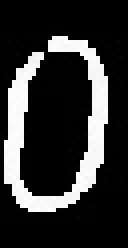
#> input picture pyQt5/cimg_1_1.jpg, 32 x 62 px (shown 4 times larger)
$ python '灰度三维图.py'
#> lines starting #> are read from the running program, lines starting #| are printed output that depends on the picture
import numpy as np
import cv2
import matplotlib.pyplot as plt
from mpl_toolkits.mplot3d import Axes3D

img = cv2.imread('cimg_1_1.jpg',cv2.IMREAD_GRAYSCALE)
#> img is the input picture: shape (62, 32); min 0, max 255, mean 49.8
def Calu(x,y):
    global img
    return img[x,y]
fig=plt.figure()
ax=Axes3D(fig)
x,y=img.shape
#> x = 62; y = 32
x=np.arange(0,x,1)
#> x = 62 values from 0 to 61
y=np.arange(0,y,1)
#> y = 32 values from 0 to 31
x,y=np.meshgrid(x,y)
# z=np.sin(x+y)
z=Calu(x,y)
#> in Calu, `return img[x,y]`:
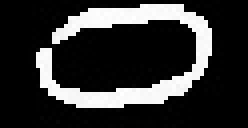
#> returned value: shape (32, 62) (shown 4 times larger); min 0, max 255, mean 49.8
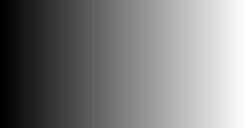
#> x: shape (32, 62) int64 (shown 4 times larger); min 0, max 61, mean 30.5; drawn with min black and max white
#高度
ax.plot_surface(x,y,z,rstride=1,cstride=1,cmap=plt.get_cmap('rainbow'))
#填充rainbow颜色
ax.contourf(x,y,z,zdir='z',offset=-2,cmap='rainbow')
#绘制3D图形,zdir表示从哪个坐标轴上压下去
plt.show()
#显示图片

$ run again, with pyQt5/09_30_13.jpg copied over pyQt5/cimg_1_1.jpg
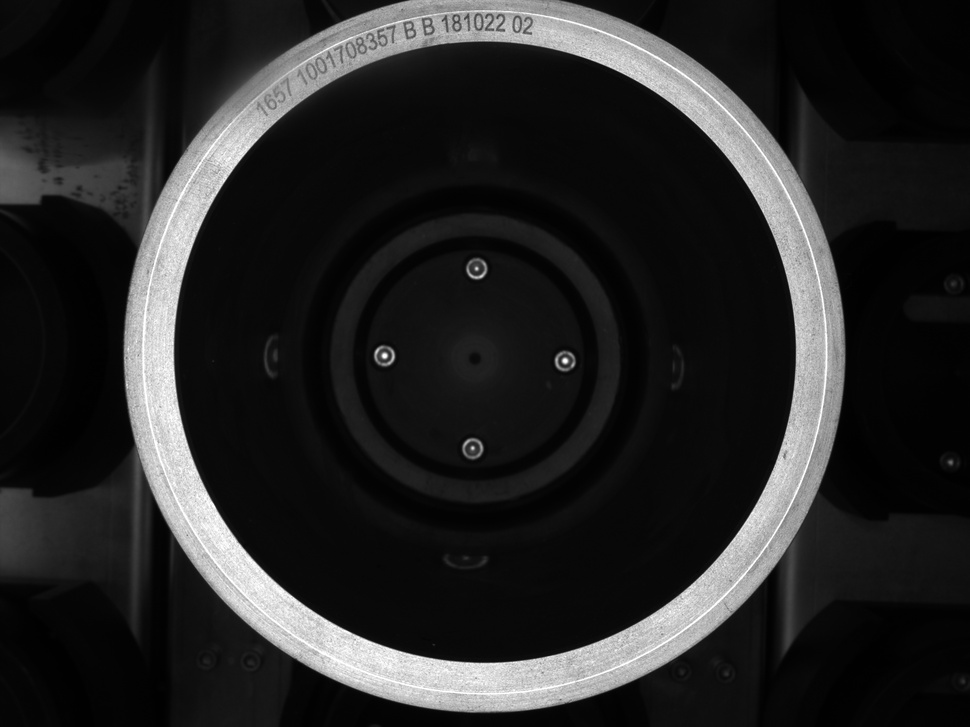
#> input picture pyQt5/09_30_13.jpg, 970 x 727 px, shrunk from 2592 x 1944 before the run
#> img is the input picture: shape (727, 970); min 0, max 255, mean 38.1
#> in Calu, `return img[x,y]`:
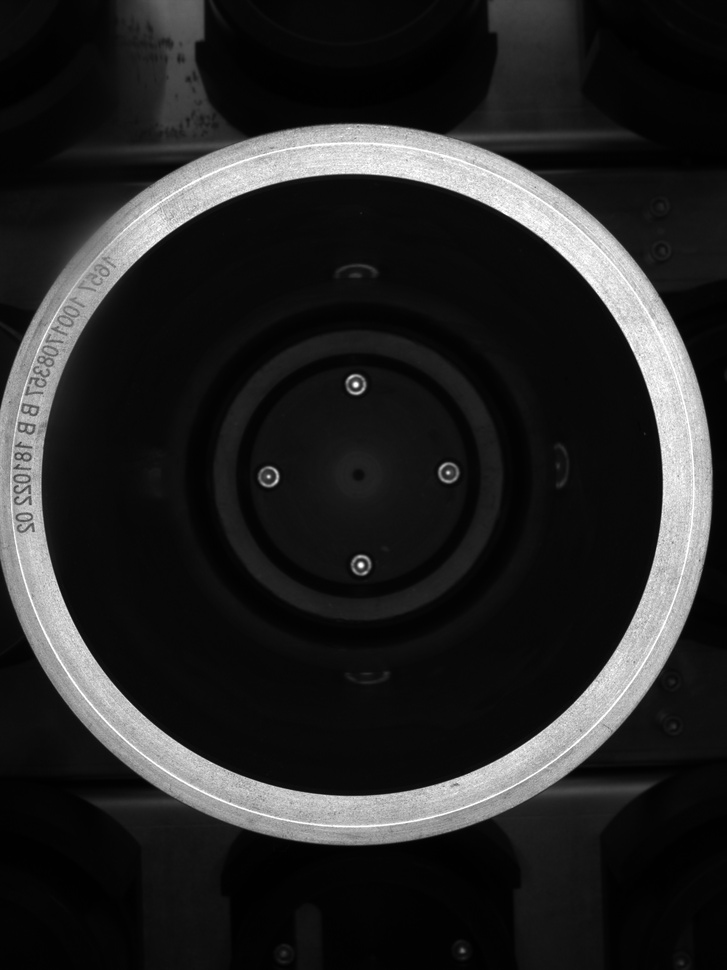
#> returned value: shape (970, 727); min 0, max 255, mean 38.1
